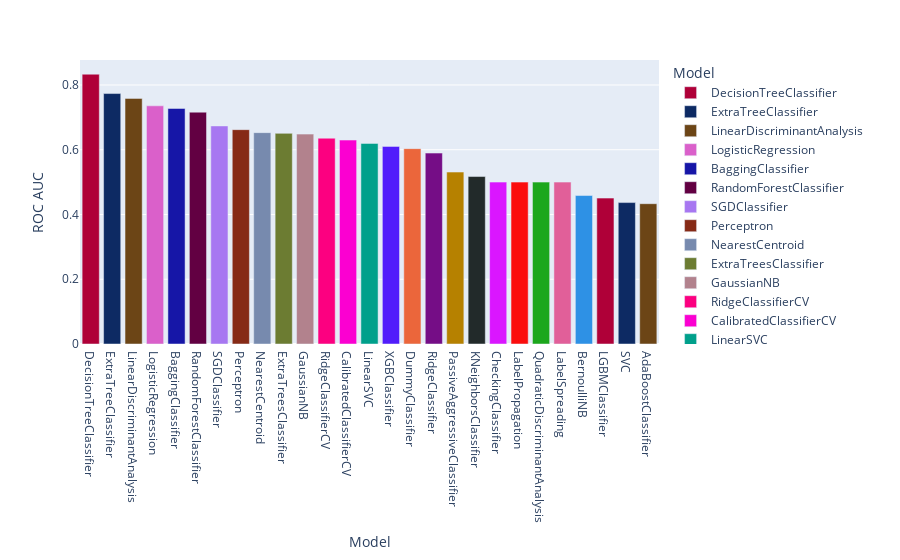

Notebook code cell kept with this figure:
### Code cell
fig = px.bar(models_smoteenn.reset_index(), x='Model', y='ROC AUC', color='Model', color_discrete_sequence=px.colors.qualitative.Dark24_r)
fig.show()

### Figure 1 — Plotly figure (JSON) as saved in the notebook; plotly's stock layout.template omitted (floating-point values rounded to 4 significant figures)
{"data": [{"alignmentgroup": "True", "hovertemplate": "Model=%{x}<br>ROC AUC=%{y}<extra></extra>", "legendgroup": "DecisionTreeClassifier", "marker": {"color": "#AF0038"}, "name": "DecisionTreeClassifier", "offsetgroup": "DecisionTreeClassifier", "orientation": "v", "showlegend": true, "textposition": "auto", "type": "bar", "x": ["DecisionTreeClassifier"], "xaxis": "x", "y": [0.8333], "yaxis": "y"}, {"alignmentgroup": "True", "hovertemplate": "Model=%{x}<br>ROC AUC=%{y}<extra></extra>", "legendgroup": "ExtraTreeClassifier", "marker": {"color": "#0D2A63"}, "name": "ExtraTreeClassifier", "offsetgroup": "ExtraTreeClassifier", "orientation": "v", "showlegend": true, "textposition": "auto", "type": "bar", "x": ["ExtraTreeClassifier"], "xaxis": "x", "y": [0.7736], "yaxis": "y"}, {"alignmentgroup": "True", "hovertemplate": "Model=%{x}<br>ROC AUC=%{y}<extra></extra>", "legendgroup": "LinearDiscriminantAnalysis", "marker": {"color": "#6C4516"}, "name": "LinearDiscriminantAnalysis", "offsetgroup": "LinearDiscriminantAnalysis", "orientation": "v", "showlegend": true, "textposition": "auto", "type": "bar", "x": ["LinearDiscriminantAnalysis"], "xaxis": "x", "y": [0.7586], "yaxis": "y"}, {"alignmentgroup": "True", "hovertemplate": "Model=%{x}<br>ROC AUC=%{y}<extra></extra>", "legendgroup": "LogisticRegression", "marker": {"color": "#DA60CA"}, "name": "LogisticRegression", "offsetgroup": "LogisticRegression", "orientation": "v", "showlegend": true, "textposition": "auto", "type": "bar", "x": ["LogisticRegression"], "xaxis": "x", "y": [0.7356], "yaxis": "y"}, {"alignmentgroup": "True", "hovertemplate": "Model=%{x}<br>ROC AUC=%{y}<extra></extra>", "legendgroup": "BaggingClassifier", "marker": {"color": "#1616A7"}, "name": "BaggingClassifier", "offsetgroup": "BaggingClassifier", "orientation": "v", "showlegend": true, "textposition": "auto", "type": "bar", "x": ["BaggingClassifier"], "xaxis": "x", "y": [0.7276], "yaxis": "y"}, {"alignmentgroup": "True", "hovertemplate": "Model=%{x}<br>ROC AUC=%{y}<extra></extra>", "legendgroup": "RandomForestClassifier", "marker": {"color": "#620042"}, "name": "RandomForestClassifier", "offsetgroup": "RandomForestClassifier", "orientation": "v", "showlegend": true, "textposition": "auto", "type": "bar", "x": ["RandomForestClassifier"], "xaxis": "x", "y": [0.7161], "yaxis": "y"}, {"alignmentgroup": "True", "hovertemplate": "Model=%{x}<br>ROC AUC=%{y}<extra></extra>", "legendgroup": "SGDClassifier", "marker": {"color": "#A777F1"}, "name": "SGDClassifier", "offsetgroup": "SGDClassifier", "orientation": "v", "showlegend": true, "textposition": "auto", "type": "bar", "x": ["SGDClassifier"], "xaxis": "x", "y": [0.6736], "yaxis": "y"}, {"alignmentgroup": "True", "hovertemplate": "Model=%{x}<br>ROC AUC=%{y}<extra></extra>", "legendgroup": "Perceptron", "marker": {"color": "#862A16"}, "name": "Perceptron", "offsetgroup": "Perceptron", "orientation": "v", "showlegend": true, "textposition": "auto", "type": "bar", "x": ["Perceptron"], "xaxis": "x", "y": [0.6621], "yaxis": "y"}, {"alignmentgroup": "True", "hovertemplate": "Model=%{x}<br>ROC AUC=%{y}<extra></extra>", "legendgroup": "NearestCentroid", "marker": {"color": "#778AAE"}, "name": "NearestCentroid", "offsetgroup": "NearestCentroid", "orientation": "v", "showlegend": true, "textposition": "auto", "type": "bar", "x": ["NearestCentroid"], "xaxis": "x", "y": [0.6529], "yaxis": "y"}, {"alignmentgroup": "True", "hovertemplate": "Model=%{x}<br>ROC AUC=%{y}<extra></extra>", "legendgroup": "ExtraTreesClassifier", "marker": {"color": "#6C7C32"}, "name": "ExtraTreesClassifier", "offsetgroup": "ExtraTreesClassifier", "orientation": "v", "showlegend": true, "textposition": "auto", "type": "bar", "x": ["ExtraTreesClassifier"], "xaxis": "x", "y": [0.6506], "yaxis": "y"}, {"alignmentgroup": "True", "hovertemplate": "Model=%{x}<br>ROC AUC=%{y}<extra></extra>", "legendgroup": "GaussianNB", "marker": {"color": "#B2828D"}, "name": "GaussianNB", "offsetgroup": "GaussianNB", "orientation": "v", "showlegend": true, "textposition": "auto", "type": "bar", "x": ["GaussianNB"], "xaxis": "x", "y": [0.6483], "yaxis": "y"}, {"alignmentgroup": "True", "hovertemplate": "Model=%{x}<br>ROC AUC=%{y}<extra></extra>", "legendgroup": "RidgeClassifierCV", "marker": {"color": "#FC0080"}, "name": "RidgeClassifierCV", "offsetgroup": "RidgeClassifierCV", "orientation": "v", "showlegend": true, "textposition": "auto", "type": "bar", "x": ["RidgeClassifierCV"], "xaxis": "x", "y": [0.6356], "yaxis": "y"}, {"alignmentgroup": "True", "hovertemplate": "Model=%{x}<br>ROC AUC=%{y}<extra></extra>", "legendgroup": "CalibratedClassifierCV", "marker": {"color": "#FB00D1"}, "name": "CalibratedClassifierCV", "offsetgroup": "CalibratedClassifierCV", "orientation": "v", "showlegend": true, "textposition": "auto", "type": "bar", "x": ["CalibratedClassifierCV"], "xaxis": "x", "y": [0.6299], "yaxis": "y"}, {"alignmentgroup": "True", "hovertemplate": "Model=%{x}<br>ROC AUC=%{y}<extra></extra>", "legendgroup": "LinearSVC", "marker": {"color": "#00A08B"}, "name": "LinearSVC", "offsetgroup": "LinearSVC", "orientation": "v", "showlegend": true, "textposition": "auto", "type": "bar", "x": ["LinearSVC"], "xaxis": "x", "y": [0.6195], "yaxis": "y"}, {"alignmentgroup": "True", "hovertemplate": "Model=%{x}<br>ROC AUC=%{y}<extra></extra>", "legendgroup": "XGBClassifier", "marker": {"color": "#511CFB"}, "name": "XGBClassifier", "offsetgroup": "XGBClassifier", "orientation": "v", "showlegend": true, "textposition": "auto", "type": "bar", "x": ["XGBClassifier"], "xaxis": "x", "y": [0.6103], "yaxis": "y"}, {"alignmentgroup": "True", "hovertemplate": "Model=%{x}<br>ROC AUC=%{y}<extra></extra>", "legendgroup": "DummyClassifier", "marker": {"color": "#EB663B"}, "name": "DummyClassifier", "offsetgroup": "DummyClassifier", "orientation": "v", "showlegend": true, "textposition": "auto", "type": "bar", "x": ["DummyClassifier"], "xaxis": "x", "y": [0.6034], "yaxis": "y"}, {"alignmentgroup": "True", "hovertemplate": "Model=%{x}<br>ROC AUC=%{y}<extra></extra>", "legendgroup": "RidgeClassifier", "marker": {"color": "#750D86"}, "name": "RidgeClassifier", "offsetgroup": "RidgeClassifier", "orientation": "v", "showlegend": true, "textposition": "auto", "type": "bar", "x": ["RidgeClassifier"], "xaxis": "x", "y": [0.5897], "yaxis": "y"}, {"alignmentgroup": "True", "hovertemplate": "Model=%{x}<br>ROC AUC=%{y}<extra></extra>", "legendgroup": "PassiveAggressiveClassifier", "marker": {"color": "#B68100"}, "name": "PassiveAggressiveClassifier", "offsetgroup": "PassiveAggressiveClassifier", "orientation": "v", "showlegend": true, "textposition": "auto", "type": "bar", "x": ["PassiveAggressiveClassifier"], "xaxis": "x", "y": [0.531], "yaxis": "y"}, {"alignmentgroup": "True", "hovertemplate": "Model=%{x}<br>ROC AUC=%{y}<extra></extra>", "legendgroup": "KNeighborsClassifier", "marker": {"color": "#222A2A"}, "name": "KNeighborsClassifier", "offsetgroup": "KNeighborsClassifier", "orientation": "v", "showlegend": true, "textposition": "auto", "type": "bar", "x": ["KNeighborsClassifier"], "xaxis": "x", "y": [0.5172], "yaxis": "y"}, {"alignmentgroup": "True", "hovertemplate": "Model=%{x}<br>ROC AUC=%{y}<extra></extra>", "legendgroup": "CheckingClassifier", "marker": {"color": "#DA16FF"}, "name": "CheckingClassifier", "offsetgroup": "CheckingClassifier", "orientation": "v", "showlegend": true, "textposition": "auto", "type": "bar", "x": ["CheckingClassifier"], "xaxis": "x", "y": [0.5], "yaxis": "y"}, {"alignmentgroup": "True", "hovertemplate": "Model=%{x}<br>ROC AUC=%{y}<extra></extra>", "legendgroup": "LabelPropagation", "marker": {"color": "#FB0D0D"}, "name": "LabelPropagation", "offsetgroup": "LabelPropagation", "orientation": "v", "showlegend": true, "textposition": "auto", "type": "bar", "x": ["LabelPropagation"], "xaxis": "x", "y": [0.5], "yaxis": "y"}, {"alignmentgroup": "True", "hovertemplate": "Model=%{x}<br>ROC AUC=%{y}<extra></extra>", "legendgroup": "QuadraticDiscriminantAnalysis", "marker": {"color": "#1CA71C"}, "name": "QuadraticDiscriminantAnalysis", "offsetgroup": "QuadraticDiscriminantAnalysis", "orientation": "v", "showlegend": true, "textposition": "auto", "type": "bar", "x": ["QuadraticDiscriminantAnalysis"], "xaxis": "x", "y": [0.5], "yaxis": "y"}, {"alignmentgroup": "True", "hovertemplate": "Model=%{x}<br>ROC AUC=%{y}<extra></extra>", "legendgroup": "LabelSpreading", "marker": {"color": "#E15F99"}, "name": "LabelSpreading", "offsetgroup": "LabelSpreading", "orientation": "v", "showlegend": true, "textposition": "auto", "type": "bar", "x": ["LabelSpreading"], "xaxis": "x", "y": [0.5], "yaxis": "y"}, {"alignmentgroup": "True", "hovertemplate": "Model=%{x}<br>ROC AUC=%{y}<extra></extra>", "legendgroup": "BernoulliNB", "marker": {"color": "#2E91E5"}, "name": "BernoulliNB", "offsetgroup": "BernoulliNB", "orientation": "v", "showlegend": true, "textposition": "auto", "type": "bar", "x": ["BernoulliNB"], "xaxis": "x", "y": [0.4586], "yaxis": "y"}, {"alignmentgroup": "True", "hovertemplate": "Model=%{x}<br>ROC AUC=%{y}<extra></extra>", "legendgroup": "LGBMClassifier", "marker": {"color": "#AF0038"}, "name": "LGBMClassifier", "offsetgroup": "LGBMClassifier", "orientation": "v", "showlegend": true, "textposition": "auto", "type": "bar", "x": ["LGBMClassifier"], "xaxis": "x", "y": [0.4506], "yaxis": "y"}, {"alignmentgroup": "True", "hovertemplate": "Model=%{x}<br>ROC AUC=%{y}<extra></extra>", "legendgroup": "SVC", "marker": {"color": "#0D2A63"}, "name": "SVC", "offsetgroup": "SVC", "orientation": "v", "showlegend": true, "textposition": "auto", "type": "bar", "x": ["SVC"], "xaxis": "x", "y": [0.4368], "yaxis": "y"}, {"alignmentgroup": "True", "hovertemplate": "Model=%{x}<br>ROC AUC=%{y}<extra></extra>", "legendgroup": "AdaBoostClassifier", "marker": {"color": "#6C4516"}, "name": "AdaBoostClassifier", "offsetgroup": "AdaBoostClassifier", "orientation": "v", "showlegend": true, "textposition": "auto", "type": "bar", "x": ["AdaBoostClassifier"], "xaxis": "x", "y": [0.4333], "yaxis": "y"}], "layout": {"barmode": "relative", "legend": {"title": {"text": "Model"}, "tracegroupgap": 0}, "margin": {"t": 60}, "xaxis": {"anchor": "y", "categoryarray": ["DecisionTreeClassifier", "ExtraTreeClassifier", "LinearDiscriminantAnalysis", "LogisticRegression", "BaggingClassifier", "RandomForestClassifier", "SGDClassifier", "Perceptron", "NearestCentroid", "ExtraTreesClassifier", "GaussianNB", "RidgeClassifierCV", "CalibratedClassifierCV", "LinearSVC", "XGBClassifier", "DummyClassifier", "RidgeClassifier", "PassiveAggressiveClassifier", "KNeighborsClassifier", "CheckingClassifier", "LabelPropagation", "QuadraticDiscriminantAnalysis", "LabelSpreading", "BernoulliNB", "LGBMClassifier", "SVC", "AdaBoostClassifier"], "categoryorder": "array", "domain": [0, 1], "title": {"text": "Model"}}, "yaxis": {"anchor": "x", "domain": [0, 1], "title": {"text": "ROC AUC"}}}}
